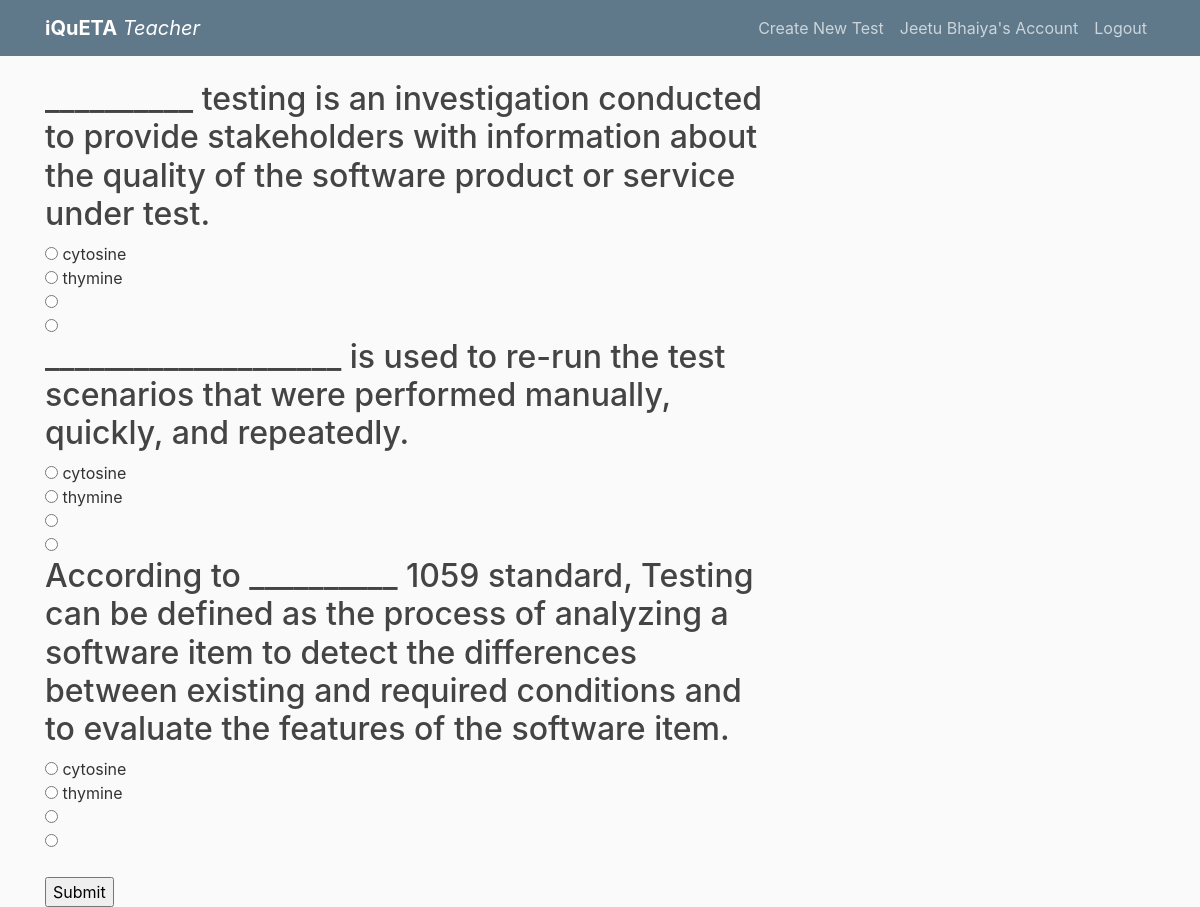
Screenshot of /test/2 (signed in) with the database file from the repository.
### flask_app/models.py (models this page shows, shortened)
class Teacher(db.Model, UserMixin):
    id = db.Column(db.Integer, primary_key=True)
    name = db.Column(db.String(50), nullable=False)
    email = db.Column(db.String(120), unique=True, nullable=False)
    image_file = db.Column(db.String(20), nullable=False, default='default.jpg')
    password = db.Column(db.String(60), nullable=False)
    tests = db.relationship('Test', backref='teacher', lazy=True)

class Questions(db.Model):
    id = db.Column(db.Integer, primary_key=True)
    question_text = db.Column(db.String(200), nullable=False)
    test_id = db.Column(db.Integer, db.ForeignKey('test.id',ondelete="CASCADE"), nullable=False)
    ans = db.Column(db.String(200),nullable=False)
    op1 = db.Column(db.String(200))
    op2 = db.Column(db.String(200))
    op3 = db.Column(db.String(200))
    op4 = db.Column(db.String(200))

### flask_app/routes.py (the view, shortened to what this page needs)
@app.route("/test/<int:testId>", methods=['POST', 'GET'])
def test(testId):
    questions = Questions.query.filter_by(test_id=testId).all()
    if request.method == 'GET':
        return render_template("test.html", data=questions, currentUserType=currentUserType)

### flask_app/__init__.py (called while the page is built)
    def isStudent(self):
        if self._type == "student":
            return True
        return False

    def isTeacher(self):
        if self._type == "teacher":
            return True
        return False

### flask_app/models.py (called while the page is built)
@login_manager.user_loader
def load_user(user_id):
    if currentUserType.isTeacher():
        return Teacher.query.get(int(user_id))
    else:
        return Student.query.get(int(user_id))

### flask_app/templates/test.html
{% extends "layout.html" %}
{% block content %}
    <form method="post">
        {% for question in data %}
            <h2>{{ question.question_text }}</h2>
            <input type="radio" id="{{ question.op1 }}" name="{{ question.id }}" value="{{ question.op1 }}"> {{ question.op1 }}<br>
            <input type="radio" id="{{ question.op2 }}" name="{{ question.id }}" value="{{ question.op2 }}"> {{ question.op2 }}<br>
            <input type="radio" id="{{ question.op3 }}" name="{{ question.id }}" value="{{ question.op3 }}"> {{ question.op3 }}<br>
            <input type="radio" id="{{ question.op4 }}" name="{{ question.id }}" value="{{ question.op4 }}"> {{ question.op4 }}<br>
        {% endfor %}
        <br>
        <input type="submit" value="Submit" name="Submit"/>
    </form>
{% endblock content %}

### flask_app/templates/layout.html (shortened to what this page needs)
<!DOCTYPE html>
<html>
<head>
    <link rel="stylesheet" href="https://maxcdn.bootstrapcdn.com/bootstrap/4.0.0/css/bootstrap.min.css">
    <link rel="stylesheet" href="https://stackpath.bootstrapcdn.com/bootstrap/4.5.0/css/bootstrap.min.css">
    <link rel="stylesheet" href="http://code.jquery.com/ui/1.12.1/themes/base/jquery-ui.css">
    <link rel="stylesheet" type="text/css" href="{{ url_for('static', filename='main.css') }}">
    <link rel="stylesheet" type="text/css" href="{{ url_for('static', filename='tab.css') }}">
</head>
<body>
    <header class="site-header">
      <nav class="navbar navbar-expand-md navbar-dark bg-steel fixed-top">
        <div class="container">
          {% if currentUserType.isStudent() %}
            <a class="navbar-brand mr-4" href="{{ url_for('home') }}"><b>iQuETA</b> <i>Student</i></a>
          {% elif currentUserType.isTeacher() %}
            <a class="navbar-brand mr-4" href="{{ url_for('home') }}"><b>iQuETA</b> <i>Teacher</i></a>
          {% else %}
            <a class="navbar-brand mr-4" href="{{ url_for('home') }}"><b>iQuETA</b></a>
          {% endif %}
          <div class="collapse navbar-collapse" id="navbarToggle">
            <div class="navbar-nav">
              {% if current_user.is_authenticated %}
                {% if currentUserType.isStudent() %}
                  <a class="nav-item nav-link" href="" data-toggle="modal" data-target="#exampleModal"> Enter Test Code</a>
                {% else %}
                  <a class="nav-item nav-link" href="" data-toggle="modal" data-target="#mymodal" > Create New Test</a>
                {% endif %}
                <a class="nav-item nav-link" href="{{ url_for('account') }}"> {{current_user.name}}'s Account</a>
                <a class="nav-item nav-link" href="{{ url_for('logout') }}">Logout</a>
              {% else %}
                <a class="nav-item nav-link" href="{{ url_for('login') }}">Login</a>
                <a class="nav-item nav-link" href="{{ url_for('register') }}">Register</a>
              {% endif %}
            </div>
          </div>
        </div>
      </nav>
    </header>
    <main role="main" class="container">
      <div class="row">
        <div class="col-md-8">
          {% block content %}{% endblock %}
        </div>
      </div>
    </main>
  </body>
</html>

### flask_app/static/main.css (style rules this page uses)
body { background: #fafafa; color: #333333; margin-top: 5rem; }
h1, h2, h3, h4, h5, h6 { color: #444444; }
.bg-steel { background-color: #5f788a; }
.site-header .navbar-nav .nav-link { color: #cbd5db; }

### rows the page displays
Teacher: name "Jeetu Bhaiya"
Questions: question_text "__________ testing is an investigation conducted to provide stakeholders with information about the quality of the software product or service under test.", op1 "cytosine", op2 "thymine"
Questions: question_text "____________________ is used to re-run the test scenarios that were performed manually, quickly, and repeatedly.", op1 "cytosine", op2 "thymine"
Questions: question_text "According to __________ 1059 standard, Testing can be defined as the process of analyzing a software item to detect the differences between existing and required conditions and to evaluate the features of the software item.", op1 "cytosine", op2 "thymine"
